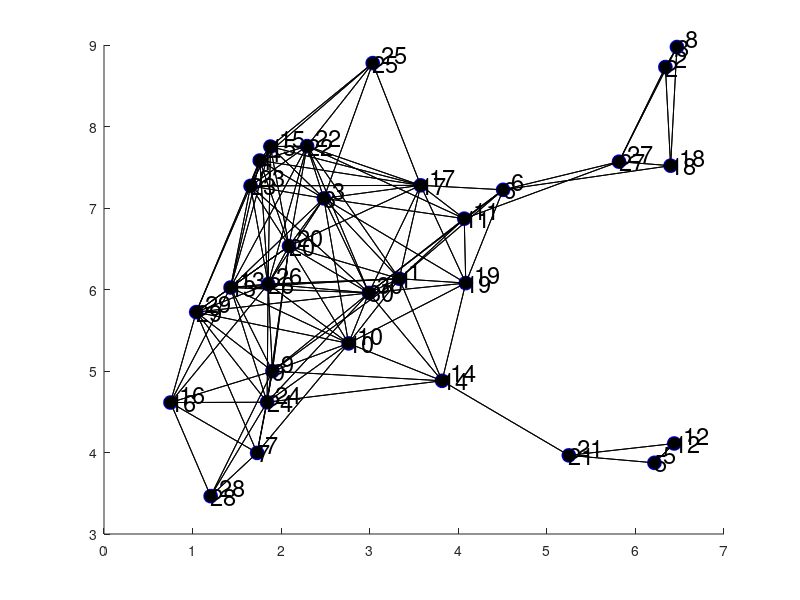

Write the MATLAB code that produced this figure. (Note: this script raises an error after producing the figure.)
 clc
 clear all
 close all
 
  
 %for #BGs>10, #Rbs per BG would be less than the threshold:2; if this is
 %the case 10 number of BGs would be randomly chosen to be served within
 %the current SCPeriod and the rest would be placed in an array to be
 %served in the next period; based on this, we can derive the measure for
 %Delay, such that the ditributino of # of SCPeriod that an arbitrary BG
 %must wait in order to be served.
 
 %we don't consider the above criteria (#BGs<10); instead, we say that, with the
 %existing # of BGs we try to serve them as orthogonal as possible and if
 %not some of them inevitable suffer from interference due to resource
 %reuse; but our algorithm keeps the number of suffering BGs as low as
 %possible.
 
 for k=1:1; %this for loop is meant for introducing k time redundancy per each lambda (i.e. "t" in the following loop)
 for t=30:30; %this for loop is meant for creating consecutive BGCs, each with a different increasing lambda, compared to the previous one.  
     
%Coordinates Cell 1
Cell1X = 3.5;
save('Cell1X.mat','Cell1X')
Cell1Y = 6;
save('Cell1Y.mat','Cell1Y')
Cell1R = 5;
save('Cell1R.mat','Cell1R')
 
 %Instead of random, we consider poisson distribution for the # of BGs at
 %each SCPeriod interval; we consider a vector of increasing lambda, where
 %in each run lambda is taken from this vector and the corresponding
 %disjoint set in Mathematica is made.
 
 %lambda = [1 2 3 4 5 6 7 8 9 10 11 12 13 14 15 16 17 18 19 20]; 
 %numberOfBG = lambda(1,t);
 numberOfBG = t; %this is temporarily set just to test BG=30.
 
 %I'll uniformly distribute the transmitters as well; 
for a=1:numberOfBG;
    %uniformly distribute transmitters
        BGC1(a,1)=unifrnd((Cell1X-3),(Cell1X+3));
        BGC1(a,2)=unifrnd((Cell1Y-3),(Cell1Y+3));
        BGC1(a,3)=2;%note that we consider radius of a BG as 1km and not 2 as here; so check wherver it is used to be changed to 1km.
end;

%This script only executes the first part of the "createScenarioext"
%script, in order to generate the graph of BGs. The connectivity matrix of
%this graph would be exported as a text file, which later would be imported
%into a Mathematica script "IndependentSubsetGenerator", in order to
%generate the disjoint sets of independent subsets. These sets would later
%be imported into the "poolRBAllocationReuse" script and the RB allocation
%would be done based on these sets (intelligent allocation(reuse))

numberOfReceivers = 10;
save('numberOfReceivers.mat','numberOfReceivers')
textFileName = ['BGC' num2str(t) 'dynamicraterep' num2str(k) '.txt'];
dlmwrite(textFileName,BGC1);

 %--------------------------------------------------------------------------%
 %------------------------------Extension part------------------------------%
 %----This part saves the connectivity matrix of the BG transmitters in a txt file for later use to do distance-based reuse and not random------%
 %we will form independent subsets of size "LI" out of the whole complete graph of the transmitters in Mathematica, by first importing 
 %the connectivity matrix "D2D-connectivity-matrix.txt" and then use the built-in function to generate the independent subsets of size "LI"%
  
 %For this, first we create a graph, containing the BG transmitters as the nodes and
 %connect the ones that are closer than the given transmission range "0.5 km"
 
 %First we take the first two columns of "BGC1" matrix to save the (X,Y) of nodes
 M = BGC1(: , 1:2)
 Size_mat= size(M)
 
 %Now spot the ones that are closer than double the transmission range "2km"
 %matrices to save metrics of interest
 Dist_of_nodes=zeros(Size_mat(1,1),Size_mat(1,1));
 Logic_Dist_of_nodes=zeros(Size_mat(1,1),Size_mat(1,1));

 % "2" in the following "for" loop is the 2*transmission range of D2D transmitters (2km)
 for i = 1:Size_mat(1,1);
    for j = 1:Size_mat(1,1);
         dist =norm(M(i,:) - M(j,:));
         Dist_of_nodes(i,j)=dist;
            if i~=j && dist<2;
                Logic_Dist_of_nodes(i,j)=1;
            else
                 Logic_Dist_of_nodes(i,j)=0;
            end;
    end;

 end;


 %In the following we make the graph out of the "Logic_Dist_of_nodes"
 %matrix
 
 %plot the generated graph
 figure(2)
 hold on
 for i=1:Size_mat(1,1);
   plot(M(i,1), M(i,2), 'bo','MarkerFaceColor',[0 0 0],'MarkerSize',10); 
   %numbering the nodes
   text(M(i,1), M(i,2), num2str(i),'FontSize',17);
   dx = 0.1; dy = 0.1; % displacement so the text does not overlay the data points
   text(M(i,1)+dx, M(i,2)+dy, num2str(i),'FontSize',17);
   %grid on
 end;
 
 
%plot lines btwn any two points, with relative distance
%less than threshold distance

 for i = 1:Size_mat(1,1);
    for j = 1:Size_mat(1,1);
         
        if Logic_Dist_of_nodes(i,j)==1;
                
           line([M(i,1) M(j,1)], [M(i,2) M(j,2)],'Color',[0 0 0],'LineStyle', '-');
        end;
    end;

 end;

%define Load Index(LI). Since we need "LI" in order to run the Mathematica code for determining the independent subsets of the graph, we get and export it here as follows
D2DresourcesSRBDefaultCell1=4;%The default number of continious RBs for a user is 5, so at each subframe we have 4 number of default resources
LI=numberOfBG/D2DresourcesSRBDefaultCell1
%save('/Users/toor/Desktop/Script_Files/Matlab/D2D/ExtensionBatchRateAdjustmentDynamicFinalnodelayMinorChanges/LI.txt','LI','-ascii');
fid = fopen('/Users/toor/Desktop/Script_Files/Matlab/D2D/ExtensionBatchRateAdjustmentDynamicFinalnodelayMinorChanges/LI.txt', 'wt');
fprintf(fid,'% g',LI);
 
%save the plot as figure
%figure(z)
FileName=sprintf('D2D-connectivity-graph');
saveas(figure(2),FileName,'pdf');

%save the connectivity matrix corresponding to the figure in a text file to be imported in Mathematica 
fid = fopen('/Users/toor/Desktop/Script_Files/Matlab/D2D/ExtensionBatchRateAdjustmentDynamicFinalnodelayMinorChanges/D2D-connectivity-matrix.txt', 'wt');
%fprintf(fid,'% g',Logic_Dist_of_nodes);
for i = 1:numberOfBG
    for j = 1:numberOfBG
        fprintf(fid,'% g',Logic_Dist_of_nodes(i,j));
    end
    fprintf(fid,'\n');
end
 
%save the numberOfBG in a text file to be imported in Mathematica. We use
%this number to check the presence of all BGs in the generated disjoint
%independent subset "result" in Mathematica, before importing it to Matlab
fid = fopen('/Users/toor/Desktop/Script_Files/Matlab/D2D/ExtensionBatchRateAdjustmentDynamicFinalnodelayMinorChanges/numberOfBG.txt', 'wt');
fprintf(fid,'% g',numberOfBG);

%also we create a BGlist where we save # of BGs for all rounds of the code,
%to be used later in the batch mode run
filename = ['BGlistdynamicraterep' num2str(k) '.txt'];
%fid = fopen('/Users/toor/Desktop/Script_Files/Matlab/D2D/ExtensionBatchRateAdjustmentDynamicFinalnodelayMinorChanges/BGlist' num2str(k) '.txt', 'a+');
fid =  fopen(filename,'a+');
fprintf(fid,'% g',numberOfBG);
fprintf(fid,'\n');


textFileName = ['BGC' num2str(t) 'dynamicraterep' num2str(k) '.txt'];
dlmwrite(textFileName,BGC1);

pause %this pause is to have some time to run the Mathematica code, for generating the disjoint set corresponding to the current # of BGs
 end;
pause %this pause is to have some time to change the redundancy repetition "k" in the Mathematica file, in order to generate the descriptive disjoint set file names
 end;






